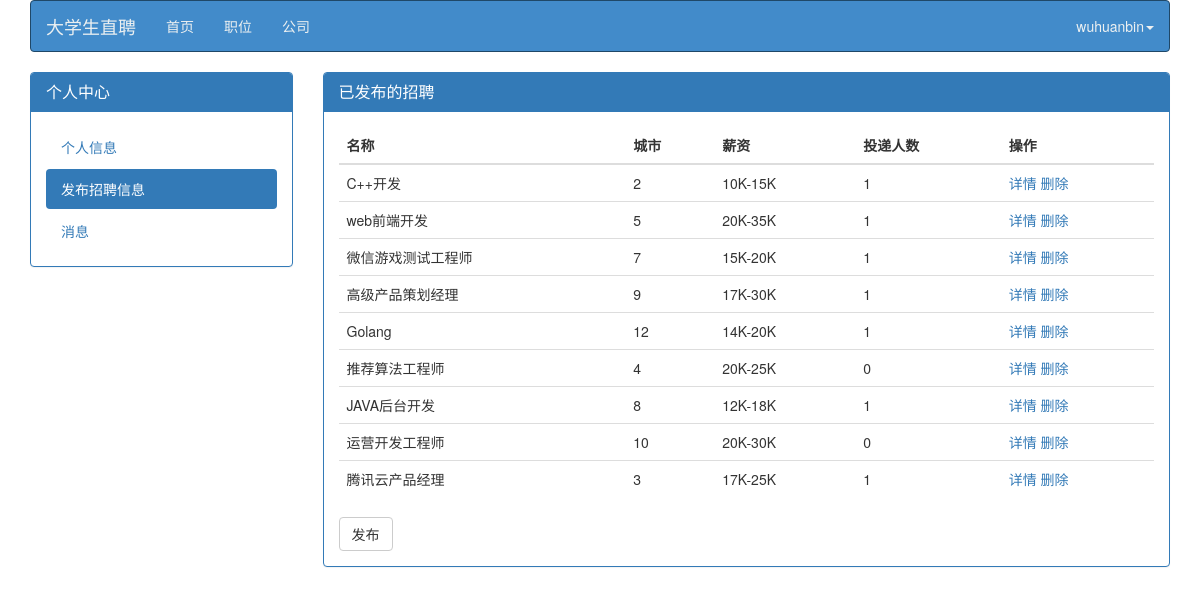
/polls/public_job.html/ (signed in), run on the app's committed database.
### polls/models.py (models this page shows, shortened)
class Job_position(models.Model):
    name               = models.CharField(max_length=30,verbose_name='岗位',default='')
    job_desc           = models.TextField(max_length=2000,verbose_name='岗位描述')
    city               = models.CharField(max_length=2,choices=common.city_choice,default='0',verbose_name='就业城市')
    edu_req            = models.CharField(max_length=2,choices=common.edu_choice,default='5',verbose_name='学历要求')
    exp_req            = models.CharField(max_length=2,choices=common.exp_choice,default='1',verbose_name='工作经验')
    pub_date           = models.DateField(auto_now_add=True,verbose_name='发布时间')
    publisher          = models.ForeignKey(HRProfile,on_delete=models.CASCADE,default='',verbose_name='发布者')
    salary1            = models.IntegerField(verbose_name='薪资范围1',default=0)
    salary2            = models.IntegerField(verbose_name='薪资范围2',default=0)
    hot_val            = models.IntegerField(verbose_name='热度值',default=0)
    need               = models.IntegerField(verbose_name='人数需求',default=0)
    reg_num            = models.IntegerField(verbose_name='投递人数',default=0)

### polls/views.py (the view, shortened to what this page needs)
# urls.py: path('public_job.html/',views.public_job,name='public_job'),
@login_required
def public_job(request):
    loginuser = HRProfile.objects.get(user__exact=request.user)
    pub_job = Job_position.objects.filter(publisher=loginuser)
    stationForm = StationForm()
    return render(request, 'polls/public_job.html', locals())

### polls/templates/polls/public_job.html (shortened to what this page needs)
<!DOCTYPE html>
<html lang="zh-CN">
<head>
    <link href="/static/css/bootstrap.min.css" rel="stylesheet">
	<link rel="stylesheet" type="text/css" href="http://cdn.bootcss.com/bootstrap-select/2.0.0-beta1/css/bootstrap-select.css">
    <link href="/static/css/mystyle.css" rel="stylesheet">
</head>
<body>
  <div class="container">
    <div class="row clearfix">
        <div class="col-md-12 column">
            <nav class="navbar navbar-default" role="navigation">
                <div class="navbar-header">
                             <a class="navbar-brand" href="#">大学生直聘</a>
                </div>
                <div class="collapse navbar-collapse" id="bs-example-navbar-collapse-1">
                    <ul class="nav navbar-nav">
                        <li>
                            <a href="/polls/index.html">首页</a>
                        </li>
                        <li>
                            <a href="/polls/list.html/0_0">职位</a>
                        </li>
                        <li>
                            <a href="/polls/company.html/0_0_0">公司</a>
                        </li>
                    </ul>
                    <ul class="nav navbar-nav navbar-right">
                        {% if request.user.is_authenticated %}
                            <li class="dropdown">
                                <a href="#" class="dropdown-toggle" data-toggle="dropdown">{{request.user.username}}<strong
                                        class="caret"></strong></a>
                            </li>
                        {% else %}
                        <li><a href="/polls/login.html">登陆/注册</a></li>
                        {% endif %}
                    </ul>
                </div>
            </nav>
        </div>
    </div>
    <div class="row clearfix">
      <div class="col-md-3 column">
        <div class="panel panel-primary">
          <div class="panel-heading">
            <h3 class="panel-title">
              个人中心
            </h3>
          </div>
          <div class="panel-body">
            <ul class="nav nav-stacked nav-pills">
              <li>
                <a href="/polls/selfinfo.html">个人信息</a>
              </li>
              <li class="active">
                <a href="/polls/public_job.html">发布招聘信息</a>
              </li>
              <li>
                <a href="/polls/notifyinfo.html">消息</a>
              </li>
            </ul>
          </div>
        </div>
      </div>
      <div class="col-md-9 column">
        <div class="panel panel-primary">
          <div class="panel-heading">
            <h3 class="panel-title">
              已发布的招聘
            </h3>
          </div>
          <div class="panel-body">
            <div class="panel-group" id="panel-817493">
              <table class="table table-hover">
                <thead>
                  <tr>
                    <th>名称</th>
                    <th>城市</th>
                    <th>薪资</th>
                    <th>投递人数</th>
                    <th>操作</th>
                  </tr>
                </thead>
                <tbody>
                    {% for temp in pub_job %}
                    <tr>
                      <td>{{temp.name}}</td>
                      <td>{{temp.city}}</td>
                      <td>{{temp.salary1}}K-{{temp.salary2}}K</td>
                      <td>{{temp.reg_num}}</td>
                      <td>
                        <a href="/polls/job_detail.html?id={{ temp.id }}">详情</a>
                        <a href="/polls/public_job.html/del_info?id={{ temp.id }}">删除</a>
                      </td>
                    </tr>
                    {% endfor %}
                </tbody>
              </table>
            </div>
            <button class="btn  btn-default" data-toggle="modal" data-target="#myModal">
              发布
            </button>
          </div>
        </div>
      </div>
    </div>
  </div>
</body>
</html>

### data on the page
Job_position: name "C++开发", city "2", salary1 "10", salary2 "15", reg_num "1"
Job_position: name "web前端开发", city "5", salary1 "20", salary2 "35", reg_num "1"
Job_position: name "微信游戏测试工程师", city "7", salary1 "15", salary2 "20", reg_num "1"
Job_position: name "高级产品策划经理", city "9", salary1 "17", salary2 "30", reg_num "1"
Job_position: name "Golang", city "12", salary1 "14", salary2 "20", reg_num "1"
Job_position: name "推荐算法工程师", city "4", salary1 "20", salary2 "25", reg_num "0"
Job_position: name "JAVA后台开发", city "8", salary1 "12", salary2 "18", reg_num "1"
Job_position: name "运营开发工程师", city "10", salary1 "20", salary2 "30", reg_num "0"
Job_position: name "腾讯云产品经理", city "3", salary1 "17", salary2 "25", reg_num "1"

### other printed values
{{ request.user.username }} "wuhuanbin"
